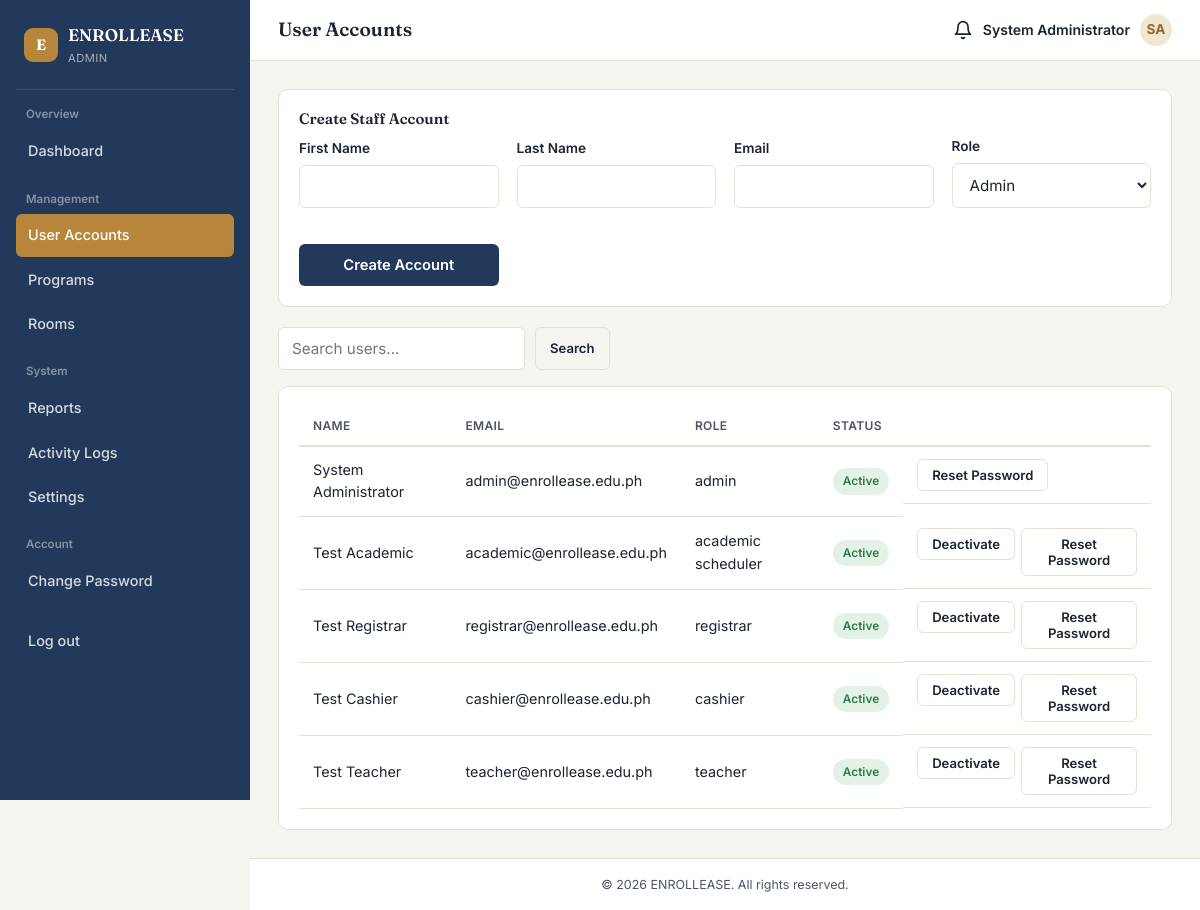
The page /admin/users.php (signed in) on the database its author committed.
### tables this page shows
CREATE TABLE users (
    user_id INT AUTO_INCREMENT PRIMARY KEY,
    role_id INT NOT NULL,
    student_id VARCHAR(20) UNIQUE NULL,          
    first_name VARCHAR(100) NOT NULL,
    last_name VARCHAR(100) NOT NULL,
    email VARCHAR(150) NOT NULL UNIQUE,
    phone VARCHAR(20) NULL,
    password_hash VARCHAR(255) NOT NULL,
    is_active TINYINT(1) NOT NULL DEFAULT 1,
    email_verified TINYINT(1) NOT NULL DEFAULT 0,
    remember_token VARCHAR(255) NULL,
    reset_token VARCHAR(255) NULL,
    reset_token_expires DATETIME NULL,
    failed_login_attempts INT NOT NULL DEFAULT 0,
    locked_until DATETIME NULL,
    created_at DATETIME DEFAULT CURRENT_TIMESTAMP,
    updated_at DATETIME DEFAULT CURRENT_TIMESTAMP ON UPDATE CURRENT_TIMESTAMP,
    FOREIGN KEY (role_id) REFERENCES roles(role_id)
);

CREATE TABLE roles (
    role_id INT AUTO_INCREMENT PRIMARY KEY,
    role_name VARCHAR(50) NOT NULL UNIQUE
);

### includes/functions.php (called while the page is built, shortened)
<?php
function e(?string $value): string
{
    return htmlspecialchars($value ?? '', ENT_QUOTES, 'UTF-8');
}

### admin/users.php (the view, shortened to what this page needs)
<?php
require_once __DIR__ . '/../includes/auth.php';
$search = trim($_GET['q'] ?? '');
$where = '';
$params = [];
$stmt = $pdo->prepare(
    "SELECT u.*, r.role_name FROM users u JOIN roles r ON r.role_id = u.role_id {$where} ORDER BY u.created_at DESC LIMIT 100"
);
$stmt->execute($params);
$users = $stmt->fetchAll();
require_once __DIR__ . '/../includes/header.php';
?>
<div class="card">
    <h4>Create Staff Account</h4>
    <form method="POST" class="grid grid-4" style="align-items:end;">
        <div class="field"><label>First Name</label><input type="text" name="first_name" required></div>
        <div class="field"><label>Last Name</label><input type="text" name="last_name" required></div>
        <div class="field"><label>Email</label><input type="email" name="email" required></div>
        <div class="field"><label>Role</label>
            <select name="role_id" required>
                <option value="<?= ROLE_ADMIN ?>">Admin</option>
            </select>
        </div>
        <div><button class="btn btn-primary" type="submit">Create Account</button></div>
    </form>
</div>
<form method="GET" class="toolbar" style="margin-top:20px;">
    <input type="text" name="q" placeholder="Search users..." value="<?= e($search) ?>">
    <button type="submit" class="btn btn-outline btn-sm">Search</button>
</form>
<div class="card">
    <table>
        <thead>
            <tr>
                <th>Name</th>
                <th>Email</th>
                <th>Role</th>
                <th>Status</th>
                <th></th>
            </tr>
        </thead>
        <tbody>
            <?php foreach ($users as $u): ?>
                <tr>
                    <td><?= e($u['first_name'] . ' ' . $u['last_name']) ?><?= $u['student_id'] ? ' (' . e($u['student_id']) . ')' : '' ?>
                    </td>
                    <td><?= e($u['email']) ?></td>
                    <td><?= e(str_replace('_', ' ', $u['role_name'])) ?></td>
                    <td><span
                            class="badge badge-<?= $u['is_active'] ? 'success' : 'danger' ?>"><?= $u['is_active'] ? 'Active' : 'Deactivated' ?></span>
                    </td>
                    <td style="display:flex; gap:6px;">
                        <?php if ((int) $u['user_id'] !== (int) $_SESSION['user_id']): ?>
                            <form method="POST"><?= csrfField() ?>
                                <button class="btn btn-outline btn-sm"
                                    data-confirm="<?= $u['is_active'] ? 'Deactivate' : 'Reactivate' ?> this account?"><?= $u['is_active'] ? 'Deactivate' : 'Reactivate' ?></button>
                            </form>
                        <?php endif; ?>
                        <form method="POST"><?= csrfField() ?>
                            <button class="btn btn-outline btn-sm"
                                data-confirm="Generate a new temporary password for <?= e($u['first_name']) ?>? Their current password will stop working immediately.">Reset
                                Password</button>
                        </form>
                    </td>
                </tr>
            <?php endforeach; ?>
        </tbody>
    </table>
</div>
<?php require_once __DIR__ . '/../includes/footer.php'; ?>

### assets/css/style.css (style rules this page uses)
:root { --ink: #1c2333; --ink-soft: #4b5468; --parchment: #f6f4ee; --surface: #ffffff; --line: #e4e0d6; --brass: #b8863a; --brass-dark: #93692a; --brass-tint: #f1e6d2; --navy: #23395b; --navy-dark: #182740; --success: #2f7a4d; --success-tint: #e4f1e8; --warning: #b8863a; --warning-tint: #f6ecd9; --danger: #b4453a; --danger-tint: #f7e6e3; --info: #2f5d8a; --info-tint: #e4edf5; --radius-sm: 6px; --radius-md: 10px; --radius-lg: 16px; --shadow-1: 0 1px 2px rgba(28, 35, 51, 0.06); --shadow-2: 0 6px 20px rgba(28, 35, 51, 0.08); --font-display: "Fraunces", Georgia, serif; --font-body: "Inter", -apple-system, BlinkMacSystemFont, sans-serif; }
* { box-sizing: border-box; }
html { -webkit-text-size-adjust: 100%; }
body { margin: 0; font-family: var(--font-body); background: var(--parchment); color: var(--ink); line-height: 1.55; font-size: 15px; overflow-x: hidden; }
h1, h2, h3, h4 { font-family: var(--font-display); font-weight: 600; line-height: 1.2; margin: 0 0 0.5em; color: var(--ink); }
.field { margin-bottom: 18px; }
.field label { display: block; font-size: 0.85rem; font-weight: 600; margin-bottom: 6px; color: var(--ink); }
input[type="text"], input[type="email"], input[type="password"], input[type="number"], input[type="date"], input[type="tel"], select, textarea { width: 100%; padding: 11px 13px; font-family: var(--font-body); font-size: 0.95rem; border: 1px solid var(--line); border-radius: var(--radius-sm); background: var(--surface); color: var(--ink); transition: border-color 0.15s ease, box-shadow 0.15s ease; }
.btn { display: inline-flex; align-items: center; justify-content: center; gap: 8px; padding: 11px 20px; border-radius: var(--radius-sm); font-family: var(--font-body); font-weight: 600; font-size: 0.92rem; border: 1px solid transparent; cursor: pointer; transition: transform 0.05s ease, background 0.15s ease, box-shadow 0.15s ease; text-decoration: none; }
.btn-primary { background: var(--navy); color: #fff; width: 100%; }
.btn-outline { background: transparent; border-color: var(--line); color: var(--ink); }
.btn-sm { padding: 7px 14px; font-size: 0.82rem; }
.grid { display: grid; gap: 18px; }
.grid-4 { grid-template-columns: repeat(4, 1fr); }
.card { background: var(--surface); border: 1px solid var(--line); border-radius: var(--radius-md); padding: 20px; min-width: 0; overflow-wrap: break-word; }
table { width: 100%; border-collapse: collapse; font-size: 0.9rem; }
thead th { text-align: left; font-size: 0.75rem; text-transform: uppercase; letter-spacing: 0.03em; color: var(--ink-soft); font-weight: 600; padding: 10px 14px; border-bottom: 2px solid var(--line); }
tbody td { padding: 12px 14px; border-bottom: 1px solid var(--line); color: var(--ink); }
.badge { display: inline-block; padding: 4px 10px; border-radius: 100px; font-size: 0.74rem; font-weight: 600; }
.badge-success { background: var(--success-tint); color: var(--success); }
.toolbar { display: flex; gap: 10px; flex-wrap: wrap; margin-bottom: 16px; }
.toolbar input, .toolbar select { width: auto; min-width: 160px; }

### rows shown on the page
users: first_name+last_name "System Administrator", email "admin@enrollease.edu.ph", role.role_name "admin", is_active "Active"
users: first_name+last_name "Test Academic", email "academic@enrollease.edu.ph", role.role_name "academic scheduler", is_active "Active"
users: first_name+last_name "Test Registrar", email "registrar@enrollease.edu.ph", role.role_name "registrar", is_active "Active"
users: first_name+last_name "Test Cashier", email "cashier@enrollease.edu.ph", role.role_name "cashier", is_active "Active"
users: first_name+last_name "Test Teacher", email "teacher@enrollease.edu.ph", role.role_name "teacher", is_active "Active"

### other values the page prints
SITE_NAME "ENROLLEASE"
str_replace('_', ' ', $roleName) "ADMIN"
$label "Overview"
$text "Dashboard"
$label "Management"
$text "User Accounts"
$text "Programs"
$text "Rooms"
$label "System"
$text "Reports"
$text "Activity Logs"
$text "Settings"
$label "Account"
$text "Change Password"
$pageTitle "User Accounts"
